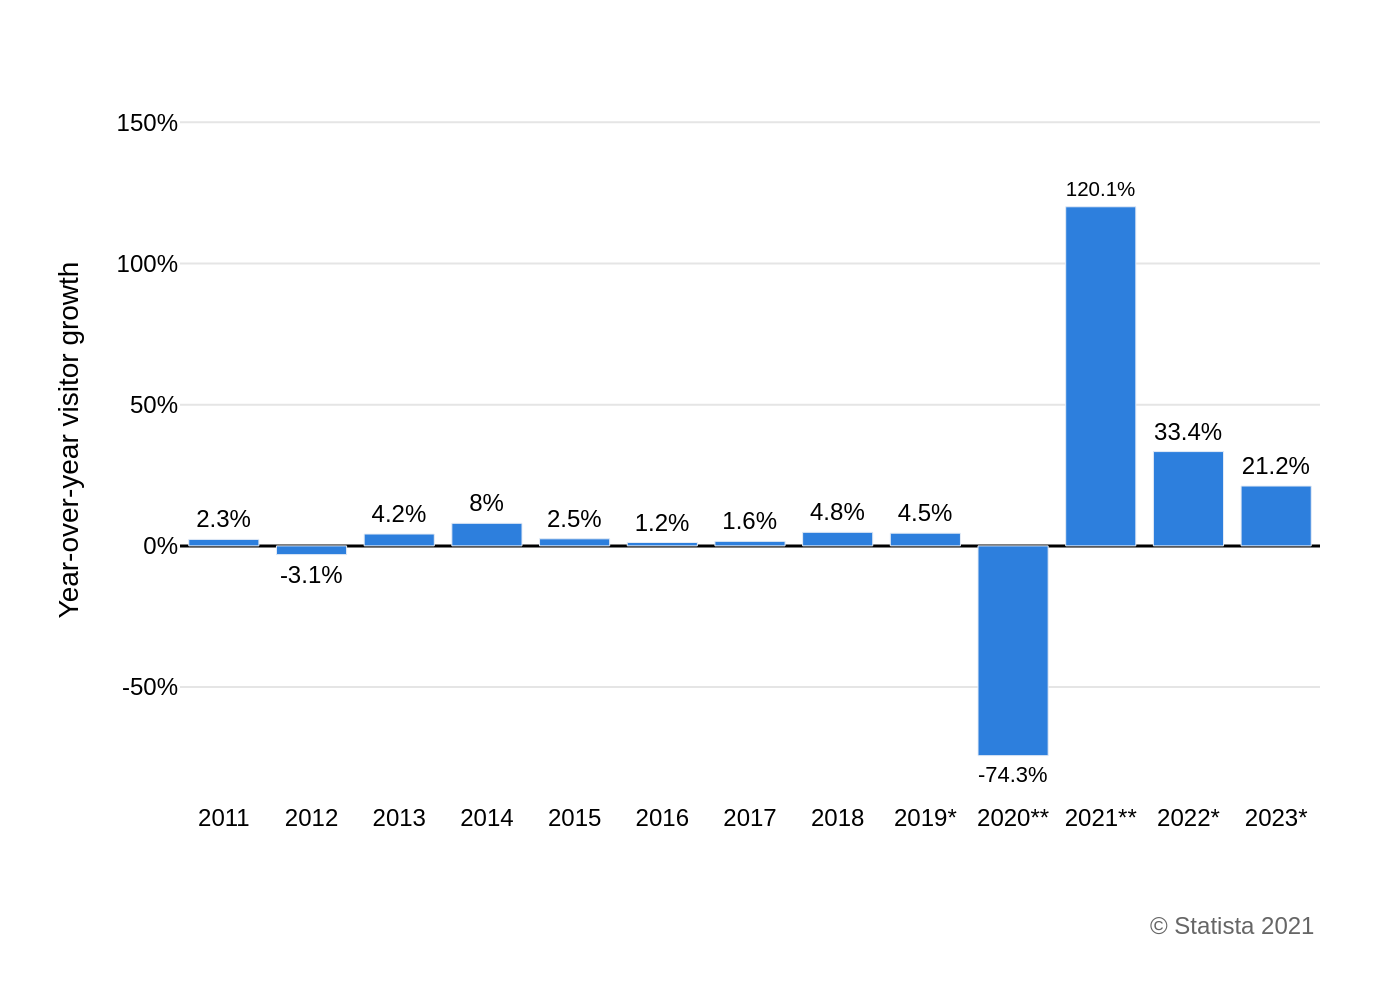

This figure's Python source:
import sys
import json
import plotly.graph_objects as go

# Ensure a JSON file path is provided as a command-line argument
if len(sys.argv) < 2:
    print("Usage: python script.py <path_to_json_file>")
    sys.exit(1)

json_file_path = sys.argv[1]

# Load data from the specified JSON file
with open(json_file_path, 'r', encoding='utf-8') as f:
    chart_info = json.load(f)

# Extract data, texts, and colors from the JSON object
chart_data = chart_info['chart_data']
texts = chart_info['texts']
colors = chart_info['colors']

# Prepare data for Plotly trace
categories = [item['category'] for item in chart_data]
values = [item['value'] for item in chart_data]
labels = [item['label'] for item in chart_data]

# Initialize the figure
fig = go.Figure()

# Add the bar trace with data and styling from the JSON
fig.add_trace(go.Bar(
    x=categories,
    y=values,
    text=labels,
    textposition='outside',
    marker_color=colors[0],
    textfont=dict(family="Arial", size=12, color='black'),
    hoverinfo='none',
    cliponaxis=False
))

# Prepare annotations for source and note
annotations = []
if texts.get('source'):
    annotations.append(go.layout.Annotation(
        x=1, y=-0.15,
        xref='paper', yref='paper',
        text=texts['source'],
        showarrow=False,
        xanchor='right', yanchor='top',
        align='right',
        font=dict(family="Arial", size=12, color='#666666')
    ))

# Configure the layout of the chart
fig.update_layout(
    font=dict(family="Arial", size=12, color='black'),
    plot_bgcolor='white',
    paper_bgcolor='white',
    showlegend=False,
    xaxis=dict(
        title_text=texts.get('x_axis_title'),
        showgrid=False,
        showline=False,
        ticks='',
        tickfont=dict(size=12)
    ),
    yaxis=dict(
        title_text=texts.get('y_axis_title'),
        showgrid=True,
        gridcolor='#E5E5E5',
        gridwidth=1,
        zeroline=True,
        zerolinecolor='black',
        zerolinewidth=1.5,
        tickvals=[-50, 0, 50, 100, 150],
        ticktext=['-50%', '0%', '50%', '100%', '150%'],
        range=[-90, 165],
        tickfont=dict(size=12)
    ),
    margin=dict(l=90, r=40, t=40, b=100),
    annotations=annotations
)

# Derive the output filename from the input JSON file path
base_name = json_file_path.split('/')[-1].split('\\')[-1].rsplit('.', 1)[0]
output_filename = f"{base_name}.png"

# Write the figure to a PNG file with a high resolution
fig.write_image(output_filename, scale=2)

print(f"Chart saved to {output_filename}")
